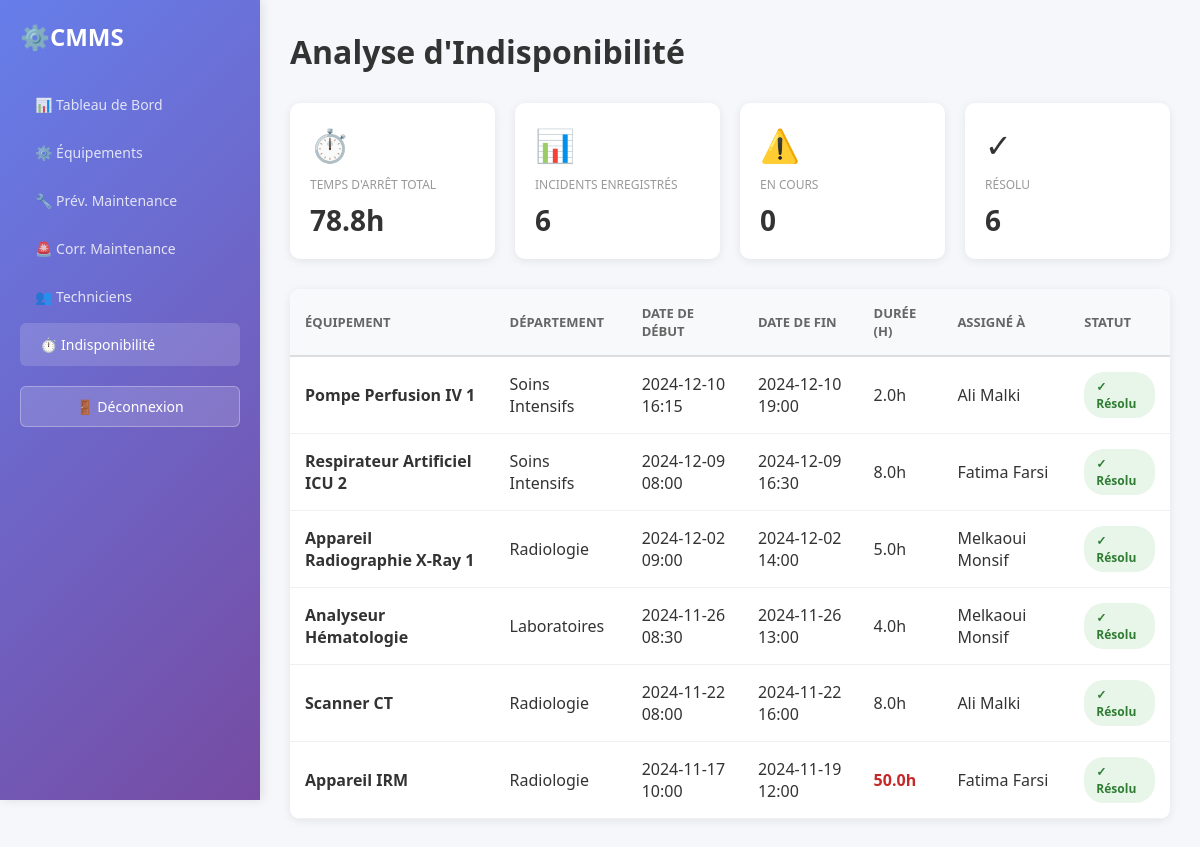
Page /engineer/downtime.php (signed in) on the committed database.
### tables this page shows
CREATE TABLE Maintenance
(
  Maintenance_ID INT PRIMARY KEY AUTO_INCREMENT,
  Asset_ID SMALLINT NOT NULL,
  Type_ID SMALLINT NOT NULL,
  Priority_ID SMALLINT NOT NULL,
  Reported_Date DATETIME NOT NULL,
  Scheduled_Date DATETIME NOT NULL,
  Started_Date DATETIME,
  Completed_Date DATETIME,
  Assigned_Engineer_ID INT NOT NULL,
  Assigned_Technician_ID SMALLINT,
  Description VARCHAR(300),

  FOREIGN KEY (Asset_ID) REFERENCES Assets(Asset_ID),
  FOREIGN KEY (Type_ID) REFERENCES Maintenance_Type(Type_ID),
  FOREIGN KEY (Priority_ID) REFERENCES Maintenance_Priority(Priority_ID),
  FOREIGN KEY (Assigned_Engineer_ID) REFERENCES Biomedical_Engineers(Engineer_ID),
  FOREIGN KEY (Assigned_Technician_ID) REFERENCES Technicians(Technician_ID)
);

CREATE TABLE Assets
(
  Asset_ID SMALLINT PRIMARY KEY AUTO_INCREMENT,
  Asset_Name VARCHAR(60) NOT NULL UNIQUE,
  Serial_Number VARCHAR(60),
  Asset_Type_ID SMALLINT NOT NULL,
  Model VARCHAR(20),
  Department_ID SMALLINT NOT NULL,
  Installation_Date DATE,
  Warranty_Expiry DATE,
  Status_ID SMALLINT NOT NULL,
  Purchase_Cost DECIMAL(12,2),
  Last_Maintenance_Date DATE,
  Next_Maintenance_Date DATE,
  Criticality_Level_ID SMALLINT NOT NULL,
  Supplier_ID INT NOT NULL,
  Additional_Notes VARCHAR(500),

  FOREIGN KEY (Asset_Type_ID) REFERENCES Asset_Types(Type_ID),
  FOREIGN KEY (Department_ID) REFERENCES Departments(Department_ID),
  FOREIGN KEY (Status_ID) REFERENCES Asset_Status(Status_ID),
  FOREIGN KEY (Criticality_Level_ID) REFERENCES Criticality_Level(Level_ID),
  FOREIGN KEY (Supplier_ID) REFERENCES Suppliers(Supplier_ID)
);

CREATE TABLE Departments
(
  Department_ID SMALLINT PRIMARY KEY AUTO_INCREMENT,
  Department_Name VARCHAR(60) NOT NULL UNIQUE,
  Contact_Email VARCHAR(100) NOT NULL,
  Contact_Phone VARCHAR(30) NOT NULL,
  Description VARCHAR(300)
);

create table Employees
(
  Employee_ID int primary key AUTO_INCREMENT,
  National_ID varchar(20)not null unique,
  First_Name varchar(60)not null,
  Last_Name varchar(60)not null,
  Phone varchar(25),
  Email varchar(100) not null unique,
  Date_Of_Birth date not null,
  Hire_Date date not null,
  Resign_Date date,
  Contract_Start_Date date not null,
  Contract_End_Date date not null,
  Status_ID SMALLINT not null,
  Shift_Type_ID SMALLINT not null,
  
  foreign key (Status_ID) references Employee_Status(Status_ID),
  foreign key (Shift_Type_ID) references Shift_Type(Shift_Type_ID)
);

### config/config.php (called while the page is built, shortened)
<?php
try {
    $conn = new mysqli(DB_HOST, DB_USER, DB_PASS, DB_NAME);
        ?>
        <?php
    $conn->set_charset("utf8mb4");
} catch (Exception $e) {
    die("Erreur de connexion: " . $e->getMessage());
}
function fetch_all($query) {
    global $conn;
    $result = $conn->query($query);
    if ($result) {
        return $result->fetch_all(MYSQLI_ASSOC);
    }
    return [];
}
?>

### engineer/downtime.php (the view, shortened to what this page needs)
<?php
require_once '../config/config.php';
$downtime_query = "SELECT m.*, a.Asset_Name, d.Department_Name,
                          e.First_Name, e.Last_Name,
                          TIMESTAMPDIFF(HOUR, m.Started_Date, COALESCE(m.Completed_Date, NOW())) as duration_hours
                   FROM Maintenance m
                   INNER JOIN Assets a ON m.Asset_ID = a.Asset_ID
                   LEFT JOIN Departments d ON a.Department_ID = d.Department_ID
                   LEFT JOIN Biomedical_Engineers be ON m.Assigned_Engineer_ID = be.Engineer_ID
                   LEFT JOIN Employees e ON be.Employee_ID = e.Employee_ID
                   WHERE m.Started_Date IS NOT NULL
                   ORDER BY m.Started_Date DESC
                   LIMIT 50";
$downtime_list = fetch_all($downtime_query);
$total_downtime = 0;
foreach ($downtime_list as $item) {
    if ($item['Completed_Date']) {
        $total_downtime += (strtotime($item['Completed_Date']) - strtotime($item['Started_Date'])) / 3600;
    }
}
?>
<!DOCTYPE html>
<html lang="fr">
<head>
</head>
<body>
    <div class="container">
        <aside class="sidebar">
            <div class="logo">⚙️ <span>CMMS</span></div>
            <ul class="nav-menu">
                <li><a href="dashboard.php">📊 Tableau de Bord</a></li>
                <li><a href="equipment.php">⚙️ Équipements</a></li>
                <li><a href="preventive_maintenance.php">🔧 Prév. Maintenance</a></li>
                <li><a href="corrective_maintenance.php">🚨 Corr. Maintenance</a></li>
                <li><a href="users.php">👥 Techniciens</a></li>
                <li><a href="downtime.php" class="active">⏱️ Indisponibilité</a></li>
            </ul>
            <a href="../auth/logout.php" class="logout-btn">🚪 Déconnexion</a>
        </aside>
        <main class="main-content">
            <div class="header">
                <h1>Analyse d'Indisponibilité</h1>
            </div>
            <div class="stats-grid">
                <div class="stat-card">
                    <div class="stat-icon">⏱️</div>
                    <div class="stat-label">Temps d'arrêt Total</div>
                    <div class="stat-value"><?php echo number_format($total_downtime, 1); ?>h</div>
                </div>
                <div class="stat-card">
                    <div class="stat-icon">📊</div>
                    <div class="stat-label">Incidents Enregistrés</div>
                    <div class="stat-value"><?php echo count($downtime_list); ?></div>
                </div>
                <div class="stat-card">
                    <div class="stat-icon">⚠️</div>
                    <div class="stat-label">En Cours</div>
                    <div class="stat-value"><?php echo count(array_filter($downtime_list, function($item) { return !$item['Completed_Date']; })); ?></div>
                </div>
                <div class="stat-card">
                    <div class="stat-icon">✓</div>
                    <div class="stat-label">Résolu</div>
                    <div class="stat-value"><?php echo count(array_filter($downtime_list, function($item) { return $item['Completed_Date']; })); ?></div>
                </div>
            </div>
            <div class="table-container">
                <table>
                    <thead>
                        <tr>
                            <th>Équipement</th>
                            <th>Département</th>
                            <th>Date de Début</th>
                            <th>Date de Fin</th>
                            <th>Durée (h)</th>
                            <th>Assigné à</th>
                            <th>Statut</th>
                        </tr>
                    </thead>
                    <tbody>
                        <?php if (!empty($downtime_list)): ?>
                            <?php foreach ($downtime_list as $item): ?>
                                <tr>
                                    <td><strong><?php echo htmlspecialchars($item['Asset_Name']); ?></strong></td>
                                    <td><?php echo htmlspecialchars($item['Department_Name'] ?? 'N/A'); ?></td>
                                    <td><?php echo date('Y-m-d H:i', strtotime($item['Started_Date'])); ?></td>
                                    <td><?php echo $item['Completed_Date'] ? date('Y-m-d H:i', strtotime($item['Completed_Date'])) : 'En cours'; ?></td>
                                    <td class="<?php echo $item['duration_hours'] > 8 ? 'duration-high' : ''; ?>">
                                        <?php echo number_format($item['duration_hours'], 1); ?>h
                                    </td>
                                    <td><?php echo htmlspecialchars(($item['First_Name'] ?? 'N/A') . ' ' . ($item['Last_Name'] ?? '')); ?></td>
                                    <td>
                                        <span class="status-badge status-<?php echo $item['Completed_Date'] ? 'resolved' : 'active'; ?>">
                                            <?php echo $item['Completed_Date'] ? '✓ Résolu' : '⚠️ En Cours'; ?>
                                        </span>
                                    </td>
                                </tr>
                            <?php endforeach; ?>
                        <?php else: ?>
                            <tr>
                                <td colspan="7" class="no-data">Aucun incident d'indisponibilité enregistré</td>
                            </tr>
                        <?php endif; ?>
                    </tbody>
                </table>
            </div>
        </main>
    </div>
</body>
</html>

### engineer/downtime.php (style rules this page uses)
* { margin: 0; padding: 0; box-sizing: border-box; }
body { font-family: 'Segoe UI', Tahoma, Geneva, Verdana, sans-serif; background-color: #f5f7fa; color: #333; }
.container { display: flex; min-height: 100vh; }
.sidebar { width: 260px; background: linear-gradient(135deg, #667eea 0%, #764ba2 100%); color: white; padding: 20px; position: fixed; height: 100vh; overflow-y: auto; box-shadow: 2px 0 10px rgba(0, 0, 0, 0.1); }
.logo { display: flex; align-items: center; margin-bottom: 30px; font-size: 24px; font-weight: bold; }
.nav-menu { list-style: none; }
.nav-menu li { margin-bottom: 5px; }
.nav-menu a { display: flex; align-items: center; padding: 12px 15px; color: rgba(255, 255, 255, 0.8); text-decoration: none; border-radius: 6px; transition: all 0.3s; font-size: 14px; }
.nav-menu a:hover, .nav-menu a.active { background: rgba(255, 255, 255, 0.15); color: white; padding-left: 20px; }
.logout-btn { width: 100%; padding: 10px; background: rgba(255, 255, 255, 0.15); color: white; border: 1px solid rgba(255, 255, 255, 0.3); border-radius: 6px; cursor: pointer; font-size: 14px; margin-top: 20px; transition: all 0.3s; text-decoration: none; display: block; text-align: center; }
.main-content { flex: 1; margin-left: 260px; padding: 30px; }
.header { margin-bottom: 30px; }
.header h1 { font-size: 32px; color: #333; margin-bottom: 20px; }
.stats-grid { display: grid; grid-template-columns: repeat(auto-fit, minmax(200px, 1fr)); gap: 20px; margin-bottom: 30px; }
.stat-card { background: white; padding: 20px; border-radius: 10px; box-shadow: 0 2px 10px rgba(0, 0, 0, 0.08); }
.stat-icon { font-size: 32px; margin-bottom: 10px; }
.stat-label { color: #999; font-size: 12px; text-transform: uppercase; margin-bottom: 8px; }
.stat-value { font-size: 28px; font-weight: bold; color: #333; }
.table-container { background: white; border-radius: 10px; box-shadow: 0 2px 10px rgba(0, 0, 0, 0.08); overflow: hidden; }
table { width: 100%; border-collapse: collapse; }
thead { background-color: #f8f9fa; border-bottom: 2px solid #ddd; }
th { padding: 15px; text-align: left; font-weight: 600; color: #666; font-size: 13px; text-transform: uppercase; }
td { padding: 15px; border-bottom: 1px solid #f0f0f0; }
.status-badge { display: inline-block; padding: 6px 12px; border-radius: 20px; font-size: 12px; font-weight: 600; }
.status-resolved { background: #e8f5e9; color: #2e7d32; }
.duration-high { color: #c62828; font-weight: 600; }

### rows in the picture
maintenance: Asset_ID.Asset_Name "Pompe Perfusion IV 1", departments.Department_Name "Soins Intensifs", Started_Date "2024-12-10 16:15", Completed_Date "2024-12-10 19:00", duration_hours "2.0", employees.First_Name+Last_Name "Ali Malki", shows "✓ Résolu"
maintenance: Asset_ID.Asset_Name "Respirateur Artificiel ICU 2", departments.Department_Name "Soins Intensifs", Started_Date "2024-12-09 08:00", Completed_Date "2024-12-09 16:30", duration_hours "8.0", employees.First_Name+Last_Name "Fatima Farsi", shows "✓ Résolu"
maintenance: Asset_ID.Asset_Name "Appareil Radiographie X-Ray 1", departments.Department_Name "Radiologie", Started_Date "2024-12-02 09:00", Completed_Date "2024-12-02 14:00", duration_hours "5.0", employees.First_Name+Last_Name "Melkaoui Monsif", shows "✓ Résolu"
maintenance: Asset_ID.Asset_Name "Analyseur Hématologie", departments.Department_Name "Laboratoires", Started_Date "2024-11-26 08:30", Completed_Date "2024-11-26 13:00", duration_hours "4.0", employees.First_Name+Last_Name "Melkaoui Monsif", shows "✓ Résolu"
maintenance: Asset_ID.Asset_Name "Scanner CT", departments.Department_Name "Radiologie", Started_Date "2024-11-22 08:00", Completed_Date "2024-11-22 16:00", duration_hours "8.0", employees.First_Name+Last_Name "Ali Malki", shows "✓ Résolu"
maintenance: Asset_ID.Asset_Name "Appareil IRM", departments.Department_Name "Radiologie", Started_Date "2024-11-17 10:00", Completed_Date "2024-11-19 12:00", duration_hours "50.0", employees.First_Name+Last_Name "Fatima Farsi", shows "✓ Résolu"

### other values in the picture
$total_downtime "78.8"
count($downtime_list) "6"
